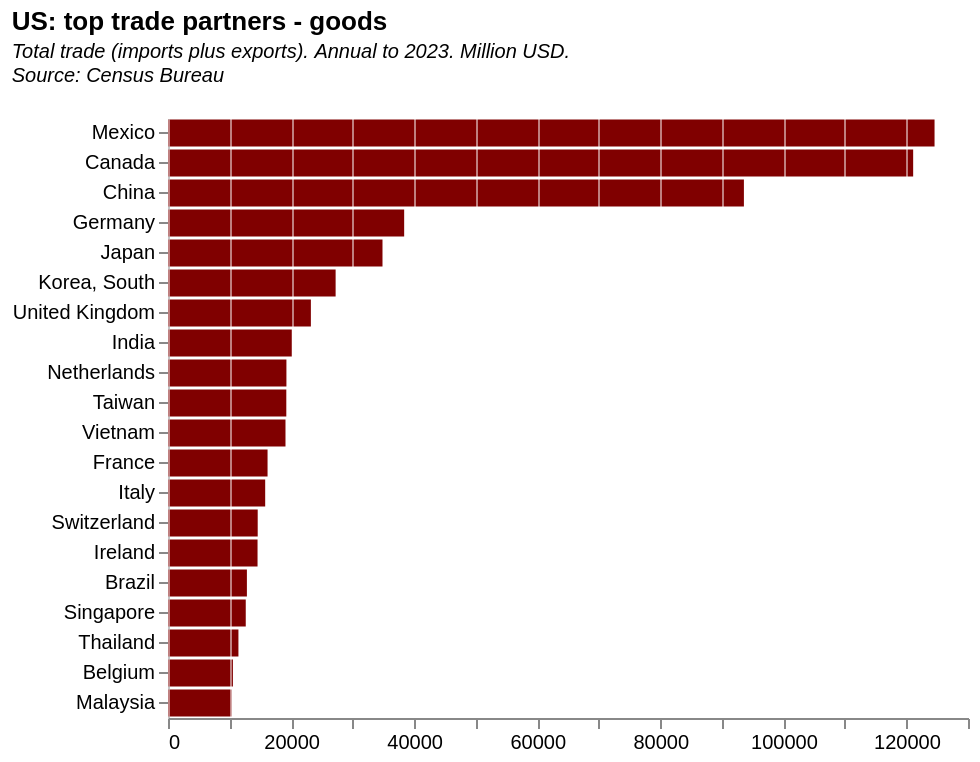

Vega-Lite specification stored for this chart:
### Vega-Lite specification from a JSON file in a GitHub repository (floating-point values rounded to 4 significant figures; data arrays with more than 128 entries replaced by an {"elided": "..."} marker saying what was removed)
{"$schema": "https://vega.github.io/schema/vega-lite/v5.json", "description": "Tufte inspired chart, with white grid lines over the bars", "title": {"text": "US: top trade partners - goods", "subtitle": ["Total trade (imports plus exports). Annual to 2023. Million USD.", "Source: Census Bureau", ""], "subtitleFontStyle": "italic", "subtitleFontSize": 10, "anchor": "start", "color": "black"}, "view": {"stroke": "transparent"}, "width": 400, "height": 300, "data": {"values": {"elided": "213 records"}}, "transform": [{"filter": "datum.tradePartner<21"}], "mark": {"type": "bar", "color": "rgb(128,0,0)"}, "encoding": {"x": {"field": "tradeTotal", "type": "quantitative", "title": null, "axis": {"zindex": 1, "gridColor": "white", "gridWidth": 0.5, "labelAngle": 0, "format": "f"}}, "y": {"field": "Country", "title": null, "type": "nominal", "sort": "-x"}}}
